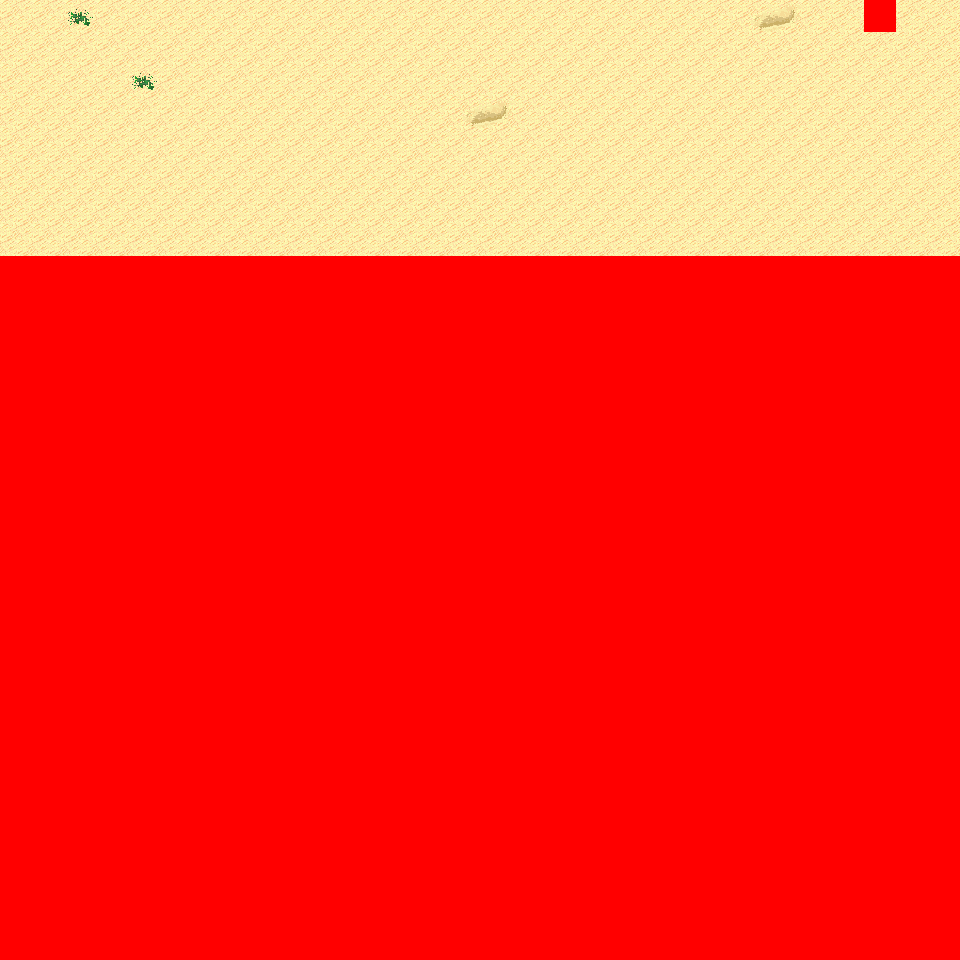

A level layout from a 2D game, rendered from its tile map. Below: a short description, then the map file with tile-grid data replaced by summaries:
An orthogonal 30x30 tile map with 32x32 px tiles, 6 tile layers (Ground, Object, Object2, Above, ...), 6 tilesets and 4 objects (4x mapchange).

<map version="1.0" orientation="orthogonal" renderorder="right-down" width="30" height="30" tilewidth="32" tileheight="32" nextobjectid="5">
  <tileset firstgid="1" name="tileset_logic_collision" tilewidth="32" tileheight="32" tilecount="1" columns="1">
    <image source="../drawable/tileset_logic_collision.png" width="32" height="32" />
  </tileset>
  <tileset firstgid="2" name="tileset_terrain_desert" tilewidth="32" tileheight="32" tilecount="88" columns="8">
    <image source="../drawable/tileset_terrain_desert.png" width="256" height="352" />
  </tileset>
  <tileset firstgid="90" name="tileset_ground_sand_2" tilewidth="32" tileheight="32" tilecount="15" columns="5">
    <image source="../drawable/tileset_ground_sand_2.png" width="160" height="96" />
  </tileset>
  <tileset firstgid="105" name="tileset_plant_cactus_2" tilewidth="32" tileheight="32" tilecount="10" columns="5">
    <image source="../drawable/tileset_plant_cactus_2.png" width="160" height="64" />
  </tileset>
  <tileset firstgid="115" name="tileset_plant_round_cactuses" tilewidth="32" tileheight="32" tilecount="20" columns="10">
    <image source="../drawable/tileset_plant_round_cactuses.png" width="320" height="64" />
  </tileset>
  <tileset firstgid="135" name="tileset_plant_cactus" tilewidth="32" tileheight="32" tilecount="2" columns="1">
    <image source="../drawable/tileset_plant_cactus.png" width="32" height="64" />
  </tileset>
  <layer name="Ground" width="30" height="30">
    <data>[900 cells, 240 non-empty, 5 distinct tile ids]</data>
  </layer>
  <layer name="Object" width="30" height="30">
    <data>[900 cells, 0 non-empty, 0 distinct tile ids]</data>
  </layer>
  <layer name="Object2" width="30" height="30">
    <data>[900 cells, 0 non-empty, 0 distinct tile ids]</data>
  </layer>
  <layer name="Above" width="30" height="30">
    <data>[900 cells, 0 non-empty, 0 distinct tile ids]</data>
  </layer>
  <layer name="Above2" width="30" height="30">
    <data>[900 cells, 0 non-empty, 0 distinct tile ids]</data>
  </layer>
  <layer name="Walkable" width="30" height="30">
    <data>[900 cells, 661 non-empty, 1 distinct tile ids]</data>
  </layer>
  <objectgroup name="MapEvents">
    <object id="1" name="north" type="mapchange" x="0" y="0" width="864" height="32">
      <properties>
        <property name="map" value="0_ados_mountain_n2_w2_x1_y3" />
        <property name="place" value="south" />
      </properties>
    </object>
    <object id="2" name="north2" type="mapchange" x="896" y="0" width="64" height="32">
      <properties>
        <property name="map" value="0_ados_mountain_n2_w2_x1_y3" />
        <property name="place" value="south2" />
      </properties>
    </object>
    <object id="3" name="west" type="mapchange" x="0" y="0" width="32" height="256">
      <properties>
        <property name="map" value="0_ados_mountain_n2_w2_x0_y4" />
        <property name="place" value="east" />
      </properties>
    </object>
    <object id="4" name="east" type="mapchange" x="928" y="0" width="32" height="256">
      <properties>
        <property name="map" value="0_ados_mountain_n2_w2_x2_y4" />
        <property name="place" value="west" />
      </properties>
    </object>
  </objectgroup>
</map>
